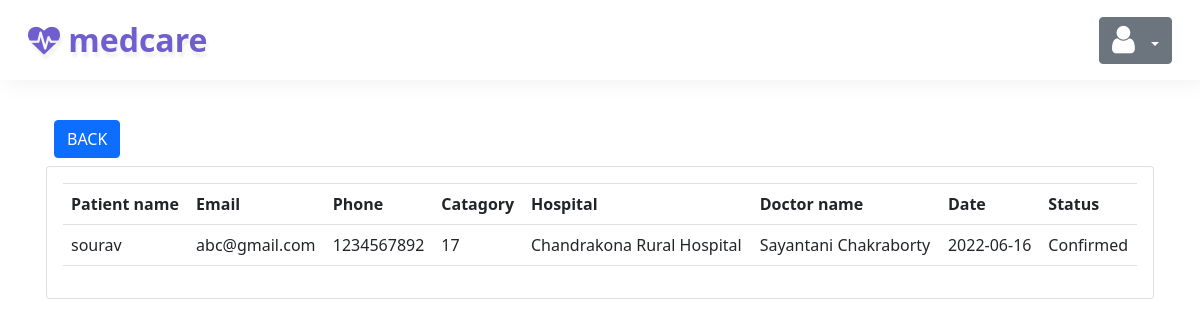
/check_appointment.php (signed in), run on the app's committed database.
### tables this page shows
CREATE TABLE `reservation` (
  `r_id` int(11) NOT NULL,
  `p_name` varchar(255) NOT NULL,
  `email` varchar(255) NOT NULL,
  `phone` int(50) NOT NULL,
  `catagory` varchar(255) NOT NULL,
  `doctor` varchar(255) NOT NULL,
  `date` date NOT NULL,
  `status` varchar(100) NOT NULL COMMENT 'pending'
);

CREATE TABLE `hospital_dep_doctor` (
  `id` int(11) NOT NULL,
  `h_name` varchar(255) NOT NULL,
  `dep_name` varchar(255) NOT NULL,
  `doctor_name` varchar(255) NOT NULL
);

### check_appointment.php (the view, shortened to what this page needs)
<?php include 'includes/user_header.php'; ?>
<!DOCTYPE html>
<html lang="en">
<head>
    <link rel="stylesheet" href="./css/bootstrap.min.css">
    <link rel="stylesheet" href="./css/font-awesome.min.css">
</head>
<body>
<div class="container p-3 mt-3">
<div class="d-flex justify-content-start">
<a href="user_search.php" class="btn btn-primary m-2  "> BACK </a>
</div>
    <div class="card p-3">
    <table class ="table table-stripep ">
<tr>
                    <th>Patient name</th>
                    <th>Email</th>
                    <th>Phone</th>
                    <th>Catagory</th>
                    <th>Hospital </th>
                    <th>Doctor name</th>
                    <th>Date</th>
                    <th>Status</th>
</tr>
<?php
$conn = new mysqli('localhost','root','','project' );
$p_name = $_SESSION['username'];
if(isset($p_name)){
    $p = $p_name;
$select ="SELECT reservation.p_name,reservation.email,reservation.phone,reservation.doctor,reservation.catagory, hospital_dep_doctor.h_name,reservation.date,reservation.status  FROM reservation LEFT JOIN `hospital_dep_doctor` on reservation.doctor = hospital_dep_doctor.doctor_name where reservation.p_name = '$p'";
$result = mysqli_query($conn,$select);
if ($result){
while($row = mysqli_fetch_array($result)){
        $p_name = $row['p_name'];
        $email=$row['email'];
        $phone=$row['phone'];
        $doctor=$row['doctor'];
        $name=$row['catagory'];
        $date=$row['date'];
        $status = $row['status'];
        $hospital = $row['h_name'];
        echo '
        <tr>
        <td>'.$p_name.'</td>
        <td>'.$email.'</td>
        <td>'.$phone.'</td>
        <td>'.$name.'</td>
        <td>'.$hospital.'</td>
                    <td>'.$doctor.'</td>
                    <td>'.$date.'</td>
                    <td>'.$status.'</td>
                </tr> ';
?>
        <?php
        } }
        else {
            die(mysqli_error($conn));
            ;
        }
    }
else{
    echo "NO reservation";
}
        ?>
</table>
        </div>
    </div>
</body>
</html>

### css/style.css (style rules this page uses)
body { padding: 0; margin: 0; background: #FFF; font-family: 'Poppins', sans-serif; }
body button, .btn, body a { transition: 0.5s all; -webkit-transition: 0.5s all; -moz-transition: 0.5s all; -o-transition: 0.5s all; -ms-transition: 0.5s all; }
html { scroll-behavior: smooth; }

### data on the page
reservation: p_name "sourav", email "abc@gmail.com", phone "1234567892", catagory "17", hospital_dep_doctor.h_name "Chandrakona Rural Hospital", doctor "Sayantani Chakraborty", date "2022-06-16", status "Confirmed"
